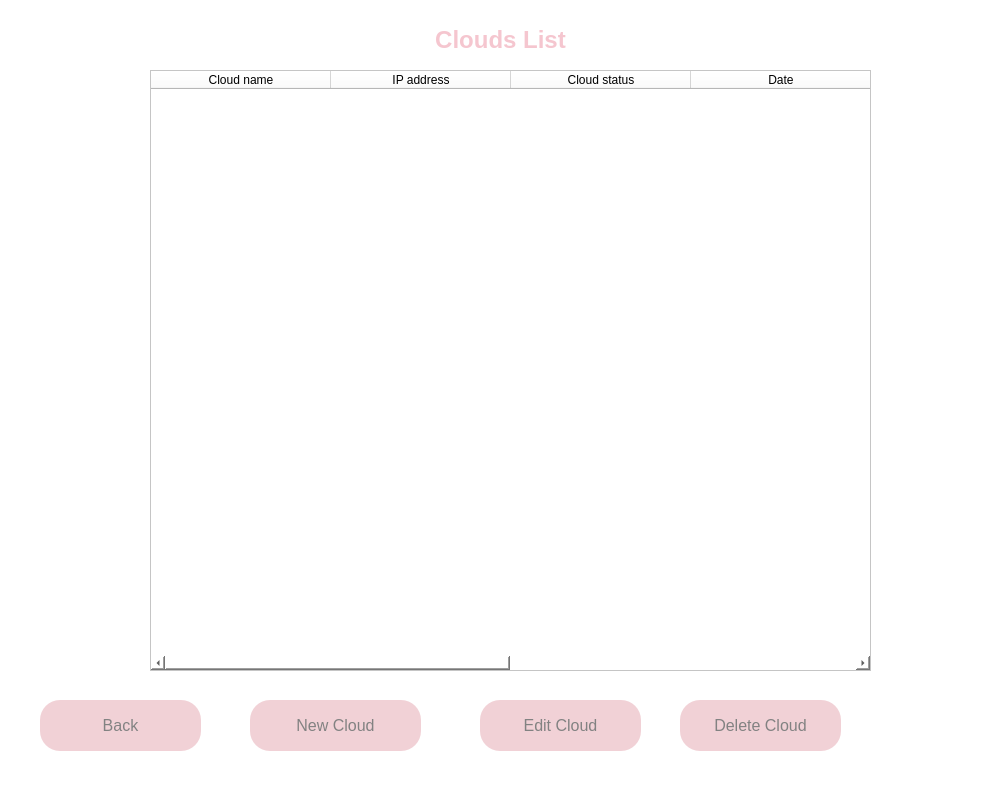
<?xml version="1.0" encoding="UTF-8"?>
<ui version="4.0">
 <class>Form</class>
 <widget class="QWidget" name="Form">
  <property name="geometry">
   <rect>
    <x>0</x>
    <y>0</y>
    <width>1000</width>
    <height>798</height>
   </rect>
  </property>
  <property name="windowTitle">
   <string>Cloud List</string>
  </property>
  <property name="styleSheet">
   <string notr="true">background-color: rgb(255, 255, 255);</string>
  </property>
  <widget class="QLabel" name="label">
   <property name="geometry">
    <rect>
     <x>370</x>
     <y>10</y>
     <width>261</width>
     <height>61</height>
    </rect>
   </property>
   <property name="font">
    <font>
     <family>MS UI Gothic</family>
     <pointsize>15</pointsize>
     <weight>75</weight>
     <bold>true</bold>
    </font>
   </property>
   <property name="text">
    <string>&lt;html&gt;&lt;head/&gt;&lt;body&gt;&lt;p&gt;&lt;span style=&quot; font-size:18pt; color:#f5c6cf;&quot;&gt;Clouds List&lt;/span&gt;&lt;/p&gt;&lt;/body&gt;&lt;/html&gt;</string>
   </property>
   <property name="alignment">
    <set>Qt::AlignCenter</set>
   </property>
  </widget>
  <widget class="QPushButton" name="pb_back">
   <property name="geometry">
    <rect>
     <x>40</x>
     <y>700</y>
     <width>161</width>
     <height>51</height>
    </rect>
   </property>
   <property name="font">
    <font>
     <pointsize>12</pointsize>
    </font>
   </property>
   <property name="styleSheet">
    <string notr="true">QPushButton
{
	background-color: #f1d1d6;
	color: #828282;
	border-radius:20px;
}

QPushButton:hover
{
	background-color: #ff8b8d;
	color: #656565;
	border-radius:20px;
}</string>
   </property>
   <property name="text">
    <string>Back</string>
   </property>
  </widget>
  <widget class="QPushButton" name="pb_newCloud">
   <property name="geometry">
    <rect>
     <x>250</x>
     <y>700</y>
     <width>171</width>
     <height>51</height>
    </rect>
   </property>
   <property name="font">
    <font>
     <pointsize>12</pointsize>
    </font>
   </property>
   <property name="styleSheet">
    <string notr="true">QPushButton
{
	background-color: #f1d1d6;
	color: #828282;
	border-radius:20px;
}

QPushButton:hover
{
	background-color: #ff8b8d;
	color: #656565;
	border-radius:20px;
}</string>
   </property>
   <property name="text">
    <string>New Cloud</string>
   </property>
  </widget>
  <widget class="QTableWidget" name="tableWidget">
   <property name="geometry">
    <rect>
     <x>150</x>
     <y>70</y>
     <width>721</width>
     <height>601</height>
    </rect>
   </property>
   <property name="selectionMode">
    <enum>QAbstractItemView::SingleSelection</enum>
   </property>
   <property name="selectionBehavior">
    <enum>QAbstractItemView::SelectRows</enum>
   </property>
   <attribute name="horizontalHeaderDefaultSectionSize">
    <number>180</number>
   </attribute>
   <column>
    <property name="text">
     <string>Cloud name</string>
    </property>
   </column>
   <column>
    <property name="text">
     <string>IP address</string>
    </property>
   </column>
   <column>
    <property name="text">
     <string>Cloud status</string>
    </property>
   </column>
   <column>
    <property name="text">
     <string>Date</string>
    </property>
   </column>
   <column>
    <property name="text">
     <string>User id</string>
    </property>
   </column>
   <column>
    <property name="text">
     <string>Cloud id</string>
    </property>
   </column>
  </widget>
  <widget class="QPushButton" name="edit">
   <property name="geometry">
    <rect>
     <x>480</x>
     <y>700</y>
     <width>161</width>
     <height>51</height>
    </rect>
   </property>
   <property name="font">
    <font>
     <pointsize>12</pointsize>
    </font>
   </property>
   <property name="styleSheet">
    <string notr="true">QPushButton
{
	background-color: #f1d1d6;
	color: #828282;
	border-radius:20px;
}

QPushButton:hover
{
	background-color: #ff8b8d;
	color: #656565;
	border-radius:20px;
}</string>
   </property>
   <property name="text">
    <string>Edit Cloud</string>
   </property>
  </widget>
  <widget class="QPushButton" name="delete_2">
   <property name="geometry">
    <rect>
     <x>680</x>
     <y>700</y>
     <width>161</width>
     <height>51</height>
    </rect>
   </property>
   <property name="font">
    <font>
     <pointsize>12</pointsize>
    </font>
   </property>
   <property name="styleSheet">
    <string notr="true">QPushButton
{
	background-color: #f1d1d6;
	color: #828282;
	border-radius:20px;
}

QPushButton:hover
{
	background-color: #ff8b8d;
	color: #656565;
	border-radius:20px;
}</string>
   </property>
   <property name="text">
    <string>Delete Cloud</string>
   </property>
  </widget>
 </widget>
 <resources/>
 <connections/>
</ui>
